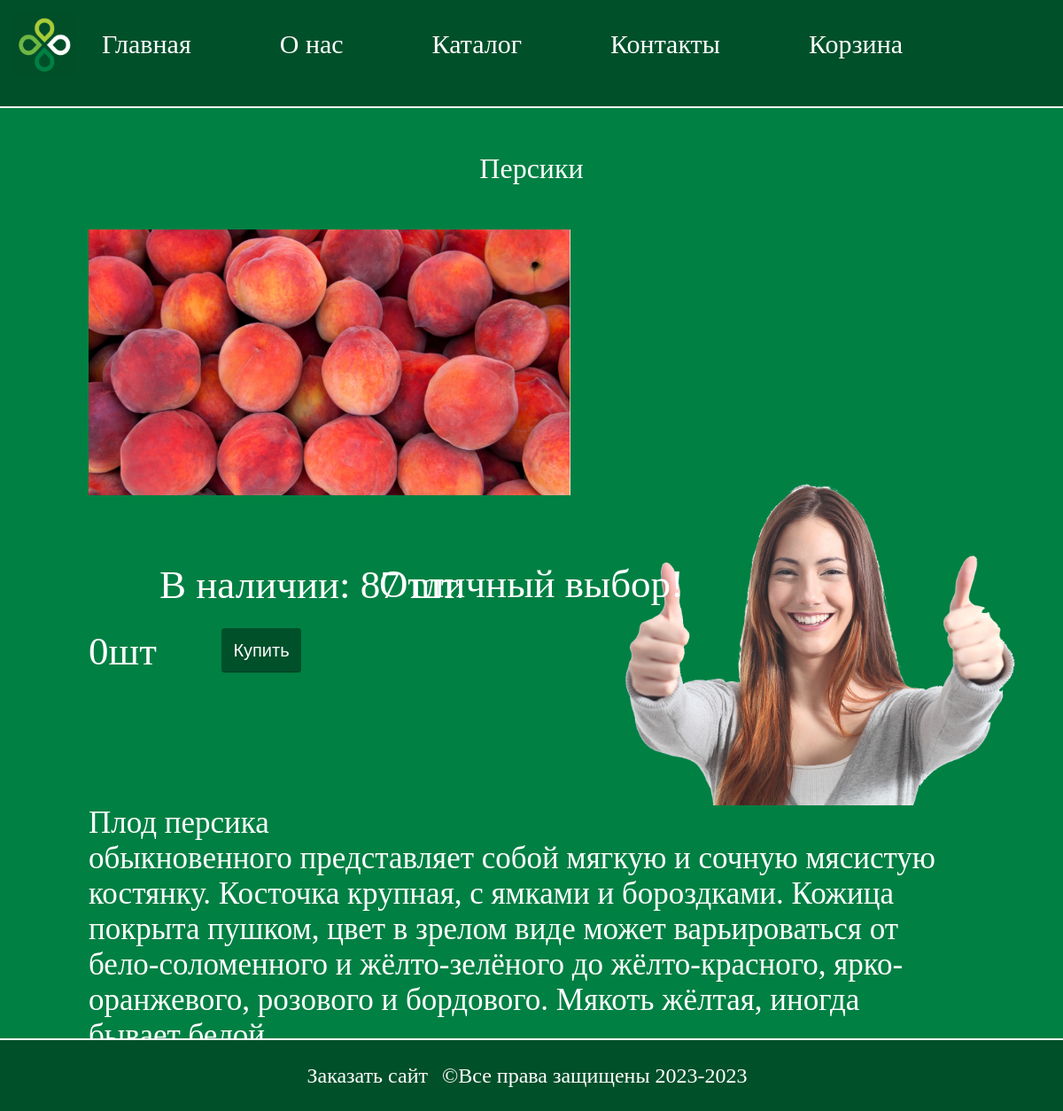
The app's page /item/persiki with its own data.
### Perekrestok/models.py (models this page shows, shortened)
class Product(models.Model):
    title = models.CharField(max_length=255, verbose_name="Название")
    price = models.DecimalField(verbose_name="Цена", decimal_places=2, max_digits=10)
    amount = models.IntegerField(verbose_name="Количество")
    picture = models.ImageField(
        upload_to="products",
        verbose_name="Иллюстрация",
        blank=True,
    )
    description = models.TextField(verbose_name="Описание", blank=True)
    slug = models.SlugField(
        max_length=255, unique=True, db_index=True, verbose_name="URL"
    )
    category = models.ForeignKey(
        "Category",
        on_delete=models.CASCADE,
        verbose_name="Категория",
        null=True,
        default=None,
    )
    class Meta:
        verbose_name = "Продукт"
        verbose_name_plural = "Продукты"

### Perekrestok/views.py (the view)
# urls.py: path('item/<slug:item_slug>', show_item, name='show_item'),
def show_item(request: HttpRequest, item_slug):
    product = get_object_or_404(Product, slug=item_slug)
    context = {
        "title": product.title,
        "product": product,
    }
    return render(request, "Perekrestok/show_item.html", context=context)

### Perekrestok/templatetags/page_tags.py (called while the page is built)
@register.simple_tag()
def get_menu():
    site_menu = [
        {'title': 'Главная', 'url_name': 'main'},
        {'title': 'О нас', 'url_name': 'about'},
        {'title': 'Каталог', 'url_name': 'catalog'},
        {'title': 'Контакты', 'url_name': 'contacts'},
        {'title': 'Корзина', 'url_name': 'cart'}
    ]
    return site_menu

### Perekrestok/templates/Perekrestok/show_item.html (shortened to what this page needs)
{% extends 'Perekrestok/base.html' %}
{% block content %}
{% load static %}
<link type="text/css" rel="stylesheet" href="{% static 'Perekrestok/css/show_item.css' %}">
<div class="prod-container">
    <h1 id="product-title">{{product.title}}</h1>
    {% if product.picture %}
    <img class="picture" src=" {{ product.picture.url }}" alt="">
    <div class="buy-div">
        <input class="add-to-cart" type="button" data-id="{{product.pk}}" onclick="AddProductFromShowPage(this)"
            name="buy" value="Купить">
        <h3 id="item-count" data-id="{{product.pk}}" data-count="0" class="item-count">0шт</h3>
        <h3 class="move">В наличии: {{product.amount}} шт.</h3>
    </div>
    <img class="like-picture" src=" {% static 'Perekrestok/img/like2.png' %}" alt="">
    <h2 id="good-choice">Отличный выбор!</h2>
    <p id="prod-desc">{{product.description}}</p>
    {% endif %}
</div>
{% endblock %}

### Perekrestok/static/Perekrestok/css/base.css (style rules this page uses)
* { margin: 0; padding: 0; font: "Fira Sans", sans-serif; font-weight: 200; }
html { background-color: rgba(0, 128, 67, 255); height: 200px; }
body { min-height: auto; }

### Perekrestok/static/Perekrestok/css/show_item.css (style rules this page uses)
.picture { height: 300px; display: block; max-width: 600px; margin-left: 100px; margin-top: 50px; transition: transform .3s; float: left; }
.like-picture { display: block; float: right; width: 600px; margin-left: 100px; margin-top: -50px; }
#good-choice { position: absolute; height: 100px; margin-top: 400px; line-height: 100px; font-size: 45px; width: 100%; text-align: center; color: white; }
#product-title { color: white; margin-top: 50px; text-align: center; }
#prod-desc { margin-top: 700px; margin-left: 100px; font-size: 35px; width: 80%; color: white; }
.prod-container { height: 1000px; }
.add-to-cart { position: relative; cursor: pointer; display: block; text-align: center; border: 0; height: 50px; width: 90px; color: white; background-color: rgba(0, 80, 42, 255); border-radius: 4px; box-shadow: rgba(0, 0, 0, 0.05) 0px 1px 0px 0px, rgba(0, 0, 0, 0.2) 0px -1px 0px 0px inset; line-height: 40px; margin-left: 250px; font-size: 20px; }
.buy-div { position: absolute; width: 100%; height: 100px; margin-top: 500px;; }
#item-count { color: white; position: absolute; font-size: 45px; margin-left: 100px; margin-top: -50px; }
.move { color: white; position: absolute; font-size: 45px; margin-left: 180px; margin-top: -125px; }

### records on screen
Product: title "Персики", picture (picture), amount "87", description "Плод персика обыкновенного представляет собой мягкую и сочную мясистую костянку. Косточка крупная, с ямками и бороздками. Кожица покрыта пушком, цвет в зрелом виде может варьироваться от бело-соломенного и жёлто-зелёного до жёлто-красного, ярко-оранжевого, розового и бордового. Мякоть жёлтая, иногда бывает белой."

### other values on screen
{{ el.title }} "Главная" "О нас" "Каталог" "Контакты"
{{ el.title }} "Корзина"
